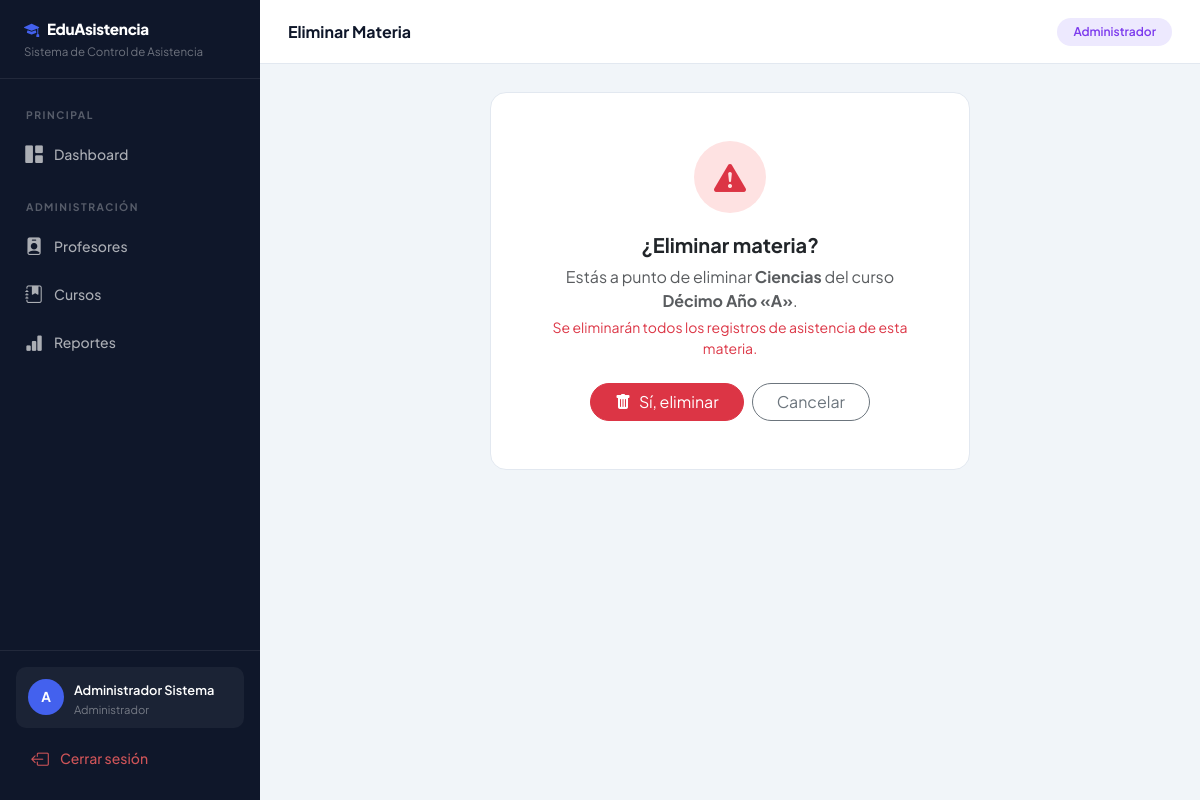
Page /materias/27/eliminar/ (signed in) on the committed database.
### usuarios/models.py (models this page shows, shortened)
class Usuario(AbstractUser):
    ROLES = (
        ('admin', 'Administrador'),
        ('profesor', 'Profesor'),
    )
    rol = models.CharField(max_length=10, choices=ROLES, default='profesor')
    def es_admin(self):
        return self.rol == 'admin'

### cursos/models.py (models this page shows, shortened)
class Materia(models.Model):
    nombre  = models.CharField(max_length=120)
    curso   = models.ForeignKey(Curso, on_delete=models.CASCADE, related_name='materias')
    profesor = models.ForeignKey(
        Usuario, on_delete=models.SET_NULL, null=True, blank=True,
        related_name='materias', limit_choices_to={'rol': 'profesor'}
    )
    class Meta:
        verbose_name = 'Materia'
        verbose_name_plural = 'Materias'
        ordering = ['nombre']
        unique_together = ('nombre', 'curso')

class Curso(models.Model):
    NIVELES = (
        ('10mo', 'Décimo Año'),
        ('1ro_bach', 'Primero de Bachillerato'),
        ('2do_bach', 'Segundo de Bachillerato'),
        ('3ro_bach', 'Tercero de Bachillerato'),
    )
    nivel    = models.CharField(max_length=20, choices=NIVELES, default='10mo')
    paralelo = models.CharField(max_length=5)   # A, B, C, D
    descripcion = models.TextField(blank=True)
    @property
    def nombre(self):
        return f"{self.get_nivel_display()} «{self.paralelo}»"
    def __str__(self):
        return self.nombre
    class Meta:
        verbose_name = 'Curso'
        verbose_name_plural = 'Cursos'
        ordering = ['nivel', 'paralelo']
        unique_together = ('nivel', 'paralelo')

### cursos/views.py (the view)
# urls.py: path('materias/<int:pk>/eliminar/',          views.eliminar_materia,    name='eliminar_materia'),
@login_required
def eliminar_materia(request, pk):
    if not request.user.es_admin():
        messages.error(request, 'Sin permiso.'); return redirect('dashboard')
    materia = get_object_or_404(Materia, pk=pk)
    curso_pk = materia.curso_id
    if request.method == 'POST':
        materia.delete()
        messages.success(request, 'Materia eliminada.')
        return redirect('detalle_curso', pk=curso_pk)
    return render(request, 'cursos/confirmar_eliminar_materia.html', {'materia': materia})

### templates/cursos/confirmar_eliminar_materia.html (shortened to what this page needs)
{% extends 'base.html' %}
{% block page_title %}Eliminar Materia{% endblock %}
{% block content %}
<div style="max-width:480px; margin:0 auto">
    <div class="table-card p-5 text-center">
        <div style="width:72px;height:72px;border-radius:50%;background:#fee2e2;margin:0 auto 20px;display:flex;align-items:center;justify-content:center">
            <i class="bi bi-exclamation-triangle-fill text-danger" style="font-size:2rem"></i>
        </div>
        <h5 class="fw-bold mb-2">¿Eliminar materia?</h5>
        <p class="text-muted mb-1">Estás a punto de eliminar <strong>{{ materia.nombre }}</strong> del curso <strong>{{ materia.curso }}</strong>.</p>
        <p class="text-danger small mb-4">Se eliminarán todos los registros de asistencia de esta materia.</p>
        <form method="post" class="d-flex gap-2 justify-content-center">
            <button type="submit" class="btn btn-danger rounded-pill px-4">
                <i class="bi bi-trash-fill me-2"></i>Sí, eliminar
            </button>
            <a href="{% url 'detalle_curso' materia.curso.pk %}" class="btn btn-outline-secondary rounded-pill px-4">Cancelar</a>
        </form>
    </div>
</div>
{% endblock %}

### templates/base.html (shortened to what this page needs)
<!DOCTYPE html>
<html lang="es">
<head>
    <link href="https://cdn.jsdelivr.net/npm/bootstrap@5.3.0/dist/css/bootstrap.min.css" rel="stylesheet">
    <link href="https://cdn.jsdelivr.net/npm/bootstrap-icons@1.11.0/font/bootstrap-icons.css" rel="stylesheet">
</head>
<body>
    <div class="sidebar" id="sidebar">
        <div class="sidebar-brand">
            <h5><i class="bi bi-mortarboard-fill me-2" style="color:var(--primary)"></i>EduAsistencia</h5>
            <small>Sistema de Control de Asistencia</small>
        </div>
        <div class="sidebar-nav mt-2">
            <div class="sidebar-section">Principal</div>
            <a href="{% url 'dashboard' %}" class="sidebar-link {% if request.resolver_match.url_name == 'dashboard' %}active{% endif %}">
                <i class="bi bi-grid-1x2-fill"></i> Dashboard
            </a>
            {% if user.es_admin %}
            <div class="sidebar-section">Administración</div>
            <a href="{% url 'lista_profesores' %}" class="sidebar-link {% if 'profesor' in request.resolver_match.url_name %}active{% endif %}">
                <i class="bi bi-person-badge-fill"></i> Profesores
            </a>
            <a href="{% url 'lista_cursos' %}" class="sidebar-link {% if 'curso' in request.resolver_match.url_name %}active{% endif %}">
                <i class="bi bi-journal-bookmark-fill"></i> Cursos
            </a>
            <a href="{% url 'reporte_asistencia' %}" class="sidebar-link {% if request.resolver_match.url_name == 'reporte_asistencia' %}active{% endif %}">
                <i class="bi bi-bar-chart-fill"></i> Reportes
            </a>
            {% else %}
            <div class="sidebar-section">Mis Cursos</div>
            <a href="{% url 'lista_cursos' %}" class="sidebar-link {% if 'curso' in request.resolver_match.url_name %}active{% endif %}">
                <i class="bi bi-journal-bookmark-fill"></i> Mis Cursos
            </a>
            {% endif %}
        </div>
        <div class="sidebar-footer">
            <div class="sidebar-user">
                <div class="user-avatar">{{ user.username|first|upper }}</div>
                <div class="user-info">
                    <span>{{ user.get_full_name|default:user.username }}</span>
                    <small>{{ user.get_rol_display }}</small>
                </div>
            </div>
            <a href="{% url 'logout' %}" class="sidebar-link mt-2" style="color:rgba(255,100,100,.8)">
                <i class="bi bi-box-arrow-left"></i> Cerrar sesión
            </a>
        </div>
    </div>
    <div class="main-content">
        <div class="topbar">
            <h6>{% block page_title %}{% endblock %}</h6>
            <div class="topbar-actions">
                <span class="badge badge-{{ user.rol }} px-3 py-2 rounded-pill">
                    {{ user.get_rol_display }}
                </span>
            </div>
        </div>
        <div class="page-content">
            {% block content %}{% endblock %}
        </div>
    </div>
</body>
</html>

### templates/base.html (style rules this page uses)
:root { --primary: #4361ee; --primary-dark: #3a56d4; --secondary: #7209b7; --success: #2ec4b6; --danger: #e63946; --warning: #ff9f1c; --sidebar-bg: #0f172a; --sidebar-width: 260px; --header-height: 64px; }
* { font-family: 'Plus Jakarta Sans', sans-serif; }
body { background: #f1f5f9; min-height: 100vh; }
.sidebar { position: fixed; top: 0; left: 0; width: var(--sidebar-width); height: 100vh; background: var(--sidebar-bg); display: flex; flex-direction: column; z-index: 1000; transition: transform .3s ease; overflow-y: auto; }
.sidebar-brand { padding: 20px 24px 16px; border-bottom: 1px solid rgba(255,255,255,.08); }
.sidebar-brand h5 { color: #fff; font-weight: 800; font-size: .95rem; margin: 0; letter-spacing: -.3px; }
.sidebar-brand small { color: rgba(255,255,255,.4); font-size: .72rem; }
.sidebar-section { padding: 20px 16px 8px; font-size: .65rem; font-weight: 700; text-transform: uppercase; letter-spacing: 1.5px; color: rgba(255,255,255,.3); }
.sidebar-nav { padding: 0 10px; }
.sidebar-link { display: flex; align-items: center; gap: 10px; padding: 10px 14px; border-radius: 10px; color: rgba(255,255,255,.65); text-decoration: none; font-size: .875rem; font-weight: 500; margin-bottom: 2px; transition: all .2s; }
.sidebar-link i { font-size: 1.1rem; width: 20px; text-align: center; }
.sidebar-footer { margin-top: auto; padding: 16px; border-top: 1px solid rgba(255,255,255,.08); }
.sidebar-user { display: flex; align-items: center; gap: 10px; padding: 10px 12px; border-radius: 10px; background: rgba(255,255,255,.05); }
.user-avatar { width: 36px; height: 36px; border-radius: 50%; background: var(--primary); color: #fff; display: flex; align-items: center; justify-content: center; font-weight: 700; font-size: .85rem; flex-shrink: 0; }
.user-info small { color: rgba(255,255,255,.4); font-size: .7rem; display: block; }
.user-info span { color: #fff; font-size: .8rem; font-weight: 600; }
.main-content { margin-left: var(--sidebar-width); min-height: 100vh; display: flex; flex-direction: column; }
.topbar { height: var(--header-height); background: #fff; border-bottom: 1px solid #e2e8f0; display: flex; align-items: center; padding: 0 28px; gap: 12px; position: sticky; top: 0; z-index: 100; }
.topbar h6 { margin: 0; font-weight: 700; font-size: 1rem; color: #0f172a; }
.topbar-actions { margin-left: auto; display: flex; align-items: center; gap: 8px; }
.page-content { padding: 28px; flex: 1; }
.table-card { background: #fff; border-radius: 16px; border: 1px solid #e2e8f0; overflow: hidden; }
.badge-admin { background: #ede9fe; color: #7c3aed; font-weight: 600; }

### rows in the picture
Usuario: username|first "A", get_full_name "Administrador Sistema", rol "Administrador"
Materia: nombre "Ciencias", curso "Décimo Año «A»"
